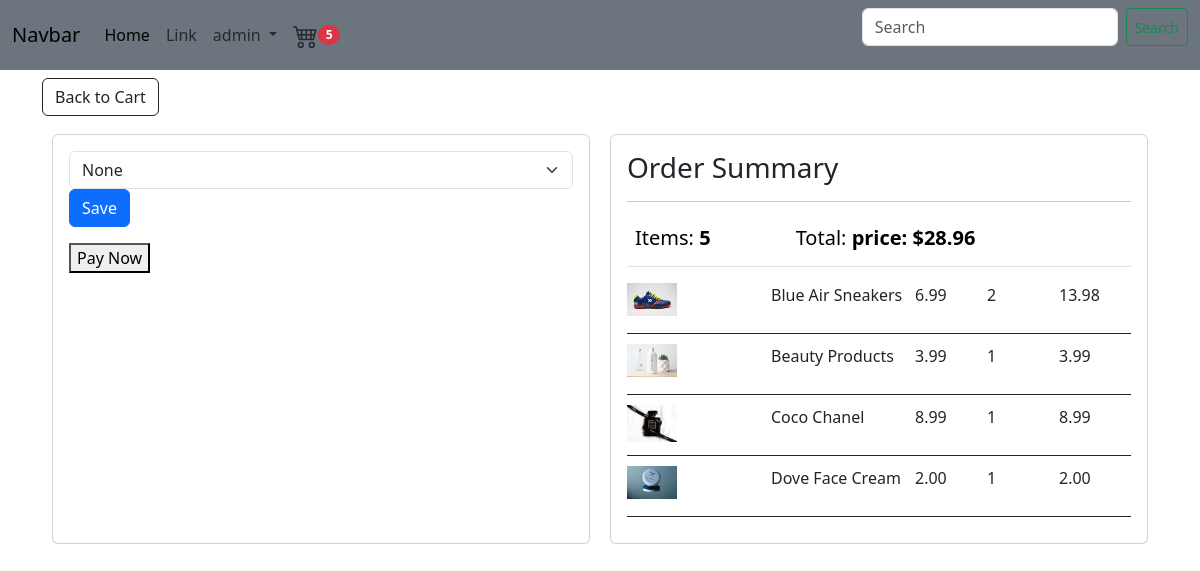
/checkout (signed in), run on an earlier commit of the app's database.
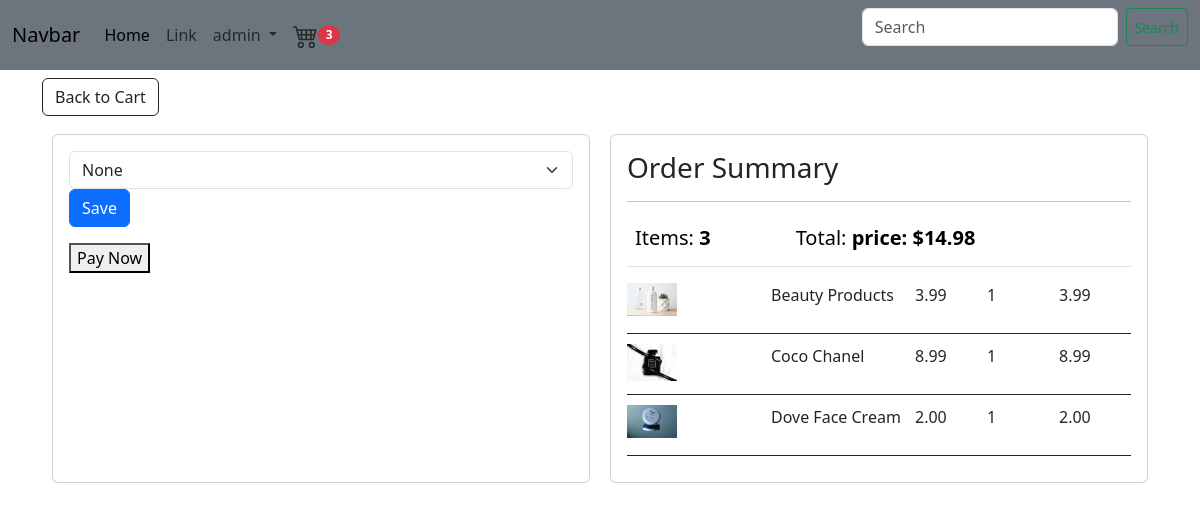
And on a later commit of the database.
### store/models.py (models this page shows, shortened)
class Order(models.Model):
    customer = models.ForeignKey(Customer, related_name='orders', null=True, blank=True, on_delete =models.CASCADE )
    billing_address = models.ForeignKey(BillingAddress, on_delete=models.SET_NULL, blank=True, null=True, related_name='billing_address_order_set')
    date_ordered = models.DateTimeField(auto_now_add=True)
    complete = models.BooleanField(default=False, null=True, blank=False)
    transaction_id = models.UUIDField(default=uuid.uuid4, primary_key=True)
    @property
    def get_cart_total(self):
        orderitems = self.orderitem_set.all()
        total = sum([item.get_total() for item in orderitems])
        return total
    @property
    def get_cart_items(self):
        orderitems = self.orderitem_set.all()
        total = sum([item.quantity for item in orderitems])
        return total

class OrderItem(models.Model):
    product = models.ForeignKey(Product, on_delete=models.SET_NULL, blank=True, null=True)
    order = models.ForeignKey(Order, on_delete=models.SET_NULL, blank=True, null=True)
    quantity = models.IntegerField(default=0, null=True, blank=True)
    date_added = models.DateTimeField(default=timezone.now)
    def get_total(self):
        total = self.product.price * self.quantity
        return total

class Product(models.Model):
    name = models.CharField(max_length=225, null=True)
    image = models.ImageField(blank=False, null=False)
    description = models.CharField(null=True, blank=True,max_length=50)
    category = models.ForeignKey(Category, on_delete=models.CASCADE, related_name = 'product_category', null = True)
    price = models.DecimalField(max_digits=7, decimal_places=2)
    digital = models.BooleanField(default=False, null=True, blank=True)
    date_added = models.DateTimeField(default=timezone.now)
    @property
    def imageURL(self):
        try:
            url = self.image.url
        except:
            url = ''
        return url

### store/views.py (the view, shortened to what this page needs)
# urls.py: path("checkout", views.checkout, name="checkout"),
def checkout(request):
    order = None
    order_item = []
    product = Product.objects.all()
    if request.user.is_authenticated:
        order, created = Order.objects.get_or_create(customer=request.user.customer, complete=False)
        order_item = order.orderitem_set.all()
        customer_id = order.customer.user.id
        customer_name = order.customer.user
        customer_email = order.customer.user.email
        customer_addresses = order.customer.billing_addresses.all()
        no_billing_address = BillingAddress(is_no_billing_address=True)
        no_billing_address.id = -1
        customer_addresses = list(customer_addresses) + [no_billing_address]
        cart_total = order.get_cart_total
    context = {
        'product':product,
        'items': order_item,
        'order': order,
        'customer_id': customer_id,
        'customer_name': customer_name,
        'customer_email': customer_email,
        'customer_addresses': customer_addresses,
        'cart_total': cart_total,
    }
    return render(request, 'checkout.html', context)

### store/templates/checkout.html (shortened to what this page needs)
{% extends 'base.html' %}
{% load static %}
{% block content %}
<link rel="stylesheet" type="text/css" href="{% static 'css/checkout.css' %}">
    <a href="{% url 'cart' %}" class='btn btn-outline-dark my-2'>Back to Cart</a>
    <div class="row" id='checkout-wrapper'>
        <div class="col" id='checkout-boxes' >
                <div class="card">
                    <div class="card-body">
                        <div class="box-element" id='form-wrapper'>
                                    <div class="shipping-info">
                                        <form method="POST">
                                            <select name="billing_address" class="form-select" required>
                                                {% for address in customer_addresses %}
                                                    <option value="{{ address.id }}" {% if order.billing_address == address %}selected{% endif %}>{{ address.address }}</option>
                                                {% endfor %}
                                            </select>
                                            <button type="submit" class="btn btn-primary">Save</button>
                                        </form>
                                    </div>
                        </div>
                        <div class="box-element" id='payment-info'>
                            <button type="button" onclick="makePayment()">Pay Now</button>
                        </div>
                    </div>
                </div>
                <div class="card">
                    <div class="card-body">
                        <div class="box-element">
                            <h3>Order Summary</h3>
                            <hr>
                            <table class='table'>
                                <tr>
                                    <th><h5>Items: <strong>{{order.get_cart_items}}</strong></h5></th>
                                    <th><h5>Total: <strong>price: ${{order.get_cart_total}}</strong></h5></th>
                            </table>
                            <div class="box-element">
                                {% for item in items%}
                                    <div class="cart-row">
                                        <div style='flex:2' ><img src="{{item.product.imageURL}}" alt="{{item.product.name}}" width='50'></div>
                                        <div style='flex:2' >{{item.product.name}}</div>
                                        <div style='flex:1' >{{item.product.price}}</div>
                                        <div style='flex:1' ><p class='quantity'>{{item.quantity}}</p></div>
                                        <div style='flex:1' >{{item.get_total}}</div>
                                    </div>
                                {% endfor %}
                            </div>
                        </div>
                    </div>
                </div>
        </div>
    </div>
{% endblock content %}

### store/templates/base.html (shortened to what this page needs)
{% load static %}
{% load bootstrap5 %}
{% bootstrap_css %}
<!DOCTYPE html>
<html lang="en">
<head>
</head>
<body>
    <nav class="navbar navbar-expand-lg bg-secondary">
        <div class="container-fluid">
          <a class="navbar-brand" href="/">Navbar</a>
          <div class="collapse navbar-collapse" id="navbarSupportedContent">
            <ul class="navbar-nav me-auto mb-2 mb-lg-0">
              <li class="nav-item">
                <a class="nav-link active" aria-current="page" href="/">Home</a>
              </li>
              <li class="nav-item">
                <a class="nav-link" href="#">Link</a>
              </li>
              <li class="nav-item dropdown">
              {% if user.is_authenticated%}
                  <a class="nav-link dropdown-toggle" href="#" role="button" data-bs-toggle="dropdown" aria-expanded="false">
                    {{user.username}}
                  </a>
              {% endif %}
              </li>
              <li class="nav-item">
                <a class="nav-link" href=" {% url 'cart' %} "><small class='badge bg-danger rounded-circle'id='cart-badge'>
                 {{order.get_cart_items}}
                </small></a>
              </li>
            </ul>
            <form class="d-flex" method="GET" action="{% url 'store' %}">
              <input class="form-control me-2" type="search" placeholder="Search" aria-label="Search" name="q" style='width:16rem;'>
              <button class="btn btn-sm btn-outline-success" type="submit">Search</button>
            </form>
          </div>
        </div>
    </nav>
    <div class='container'>
      {% block content %}
      {% endblock content %}
    </div>
</body>
</html>

What changed in the data, as far as the page shows it:
removed OrderItem: product.imageURL (picture), product.name "Blue Air Sneakers", product.price "6.99", quantity "2", get_total "13.98"
computed for Order: get_cart_items "5" → "3"; get_cart_total "28.96" → "14.98"
